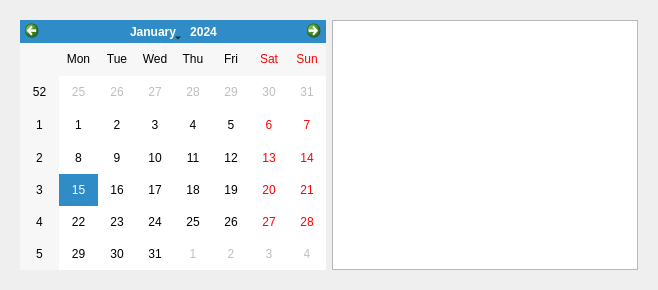
<?xml version="1.0" encoding="UTF-8"?>
<ui version="4.0">
 <class>Calendar</class>
 <widget class="QWidget" name="Calendar">
  <property name="geometry">
   <rect>
    <x>0</x>
    <y>0</y>
    <width>658</width>
    <height>288</height>
   </rect>
  </property>
  <property name="windowTitle">
   <string>Calendar</string>
  </property>
  <layout class="QHBoxLayout" name="horizontalLayout_2">
   <item>
    <widget class="QFrame" name="frame">
     <property name="minimumSize">
      <size>
       <width>500</width>
       <height>0</height>
      </size>
     </property>
     <property name="frameShape">
      <enum>QFrame::NoFrame</enum>
     </property>
     <property name="frameShadow">
      <enum>QFrame::Raised</enum>
     </property>
     <layout class="QHBoxLayout" name="horizontalLayout">
      <item>
       <widget class="QCalendarWidget" name="calendarWidget">
        <property name="minimumSize">
         <size>
          <width>300</width>
          <height>250</height>
         </size>
        </property>
        <property name="focusPolicy">
         <enum>Qt::ClickFocus</enum>
        </property>
       </widget>
      </item>
      <item>
       <widget class="QListView" name="listViewTask">
        <property name="minimumSize">
         <size>
          <width>300</width>
          <height>250</height>
         </size>
        </property>
        <property name="focusPolicy">
         <enum>Qt::ClickFocus</enum>
        </property>
       </widget>
      </item>
     </layout>
    </widget>
   </item>
  </layout>
 </widget>
 <resources/>
 <connections/>
</ui>
